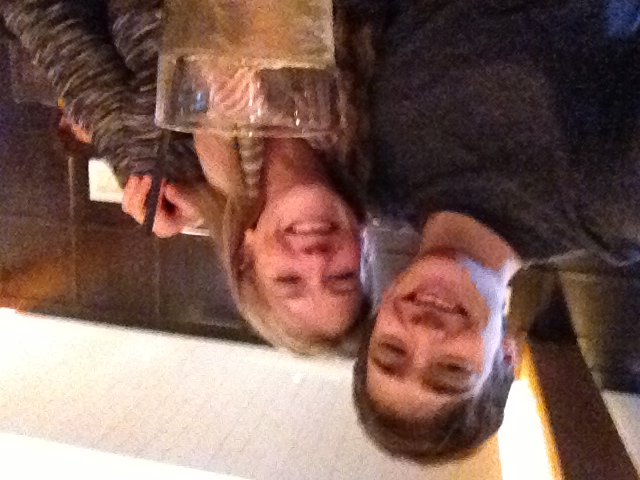
#> input picture use.jpg, 640 x 480 px
$ python filter.py
#> lines starting #> are read from the running program, lines starting #| are printed output that depends on the picture
### binary_filter.py

def on_off(intensity, eps):
	if intensity > eps:
		return 100
	else:
		return 0

def rgb(set, eps):
	return (on_off(set[0], eps), on_off(set[1], eps), on_off(set[2], eps))


### filter.py
import numpy as np
from PIL import Image
img = Image.open("use.jpg")
#> img is the input picture: PIL image 640x480 RGB; mean R, G, B 125.2, 95.5, 86.5
x, y = img.size[0], img.size[1]
#> x = 640; y = 480
total_length = x*y
#> total_length = 307200
pixelMap = img.load()
data = img.getdata()
from copy import deepcopy
from binary_filter import on_off
from binary_filter import rgb

#data is an array of sets, each one representing a pixel value. the array is flattened

outData = []
for i in range(0, total_length):
	dat = data[i]
	if (i < y or i > x * (y - 1)):
		outData.append(dat)
	if i > y and i < x * (y - 1):
		# outData.append(rgb(dat, 155))
		outData.append(rgb(dat, 100))
#> this loop made 307200 passes
#> dat on passes 1 to 3: (71, 45, 46), (73, 47, 48), (69, 43, 44)
#> after the loop, outData = 307198 items

img.putdata(outData[::-1])
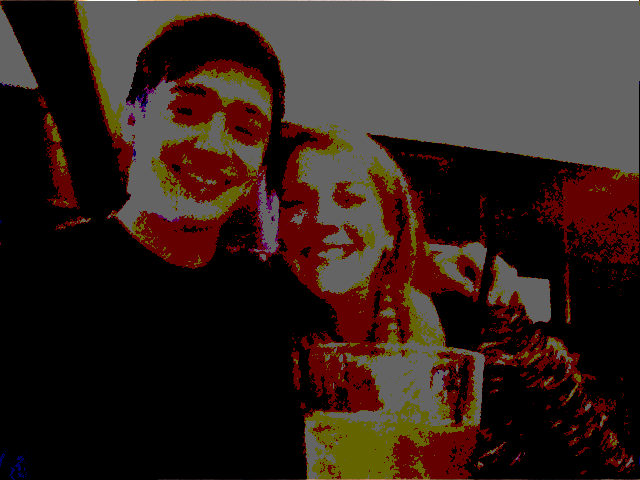
#> img: PIL image 640x480 RGB; mean R, G, B 50.8, 35, 29.4
img.save("changed.jpg", "JPEG")
